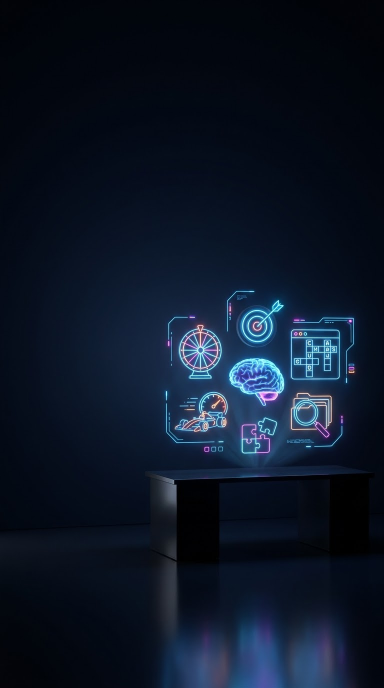
#> input picture assets/onboarding/games.jpg, 768 x 1376 px, given in place of veil-1.png, which was not available (shown at 1/2 size)
$ python finish.py ../../assets/onboarding/games.jpg
#> lines starting #> are read from the running program, lines starting #| are printed output that depends on the picture; pictures that were not available may be replaced by others from this repository, and a replacement may not be noted
# Finishes the start-flow bake (see src/features/start/baked.ts). Run from the repo root after:
#   CHROME=<chromium> node scripts/bake-start-art/bake-sky.mjs <tmp> 720 1560
#   CHROME=<chromium> node scripts/bake-start-art/bake-halo.mjs assets/motion/mednova-wordmark.json <tmp>/halo-raw.png
#   python3 scripts/bake-start-art/finish.py <tmp>
# (the .mjs files import Playwright from /opt/node-tools; point them at any Playwright install.)
# Veils and halo keep only Chromium's alpha over their one exact colour; the slide 3 photo gets Scene's 'top' fade
# (26 * 1.4 design px over the photo's drawn height at the 282 px design width) in its alpha, lossless.
import base64, json, shutil, sys
import numpy as np
from PIL import Image

tmp = sys.argv[1]
out = 'assets/onboarding/baked'
shutil.copy(f'{tmp}/sky.png', f'{out}/sky.png')
def recolour(src, dst, rgb):
#> called with dst = 'assets/onboarding/baked/veil-1.png', rgb = (7, 10, 28)
    a = Image.open(src).convert('RGBA').getchannel('A')
#> a: PIL image 768x1376 L; every value is 255
    o = Image.new('RGBA', a.size, rgb + (0,)); o.putalpha(a); o.save(dst, optimize=True)
#> after `o.putalpha(a)`:
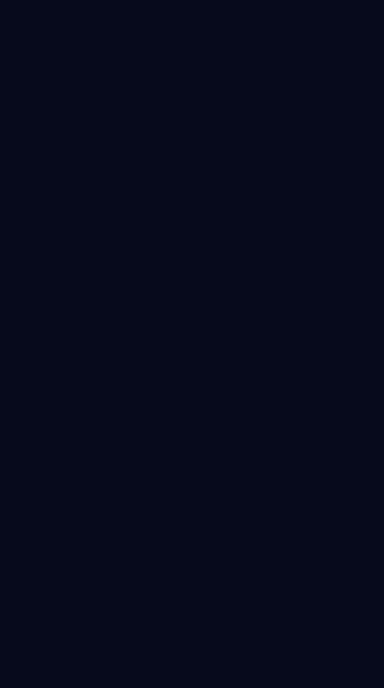
#> o: PIL image 768x1376 RGBA (shown at 1/2 size); mean R, G, B, A 7, 10, 28, 255
for i in (1, 2, 3):
    recolour(f'{tmp}/veil-{i}.png', f'{out}/veil-{i}.png', (7, 10, 28))
im = Image.open('assets/onboarding/nova-community.jpg').convert('RGB')
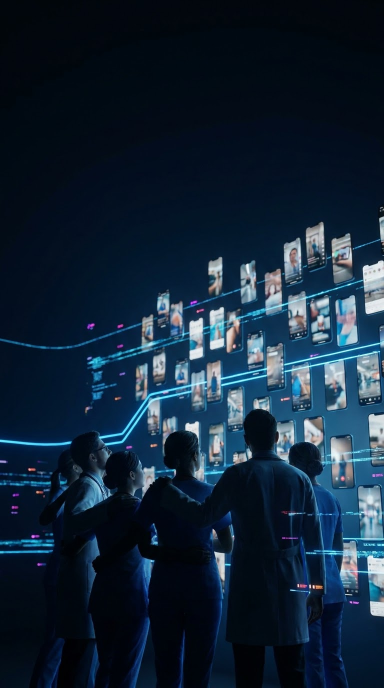
#> input picture assets/onboarding/nova-community.jpg, 768 x 1376 px, found by its file name (shown at 1/2 size)
#> im is the input picture: PIL image 768x1376 RGB; mean R, G, B 18.9, 37, 54.9
W, H = im.size
#> W = 768; H = 1376
fade = 26 * 1.4 / (1.18 * (282 - 36) * (1376 / 768)) * H
#> fade = 96.3
A = np.round(np.clip((np.arange(H) + 0.5) / fade, 0, 1) * 255).astype('uint8')[:, None].repeat(W, 1)
Image.fromarray(np.dstack([np.asarray(im), A]), 'RGBA').save(f'{out}/nova-community-fade.webp', lossless=True, quality=100, method=6)
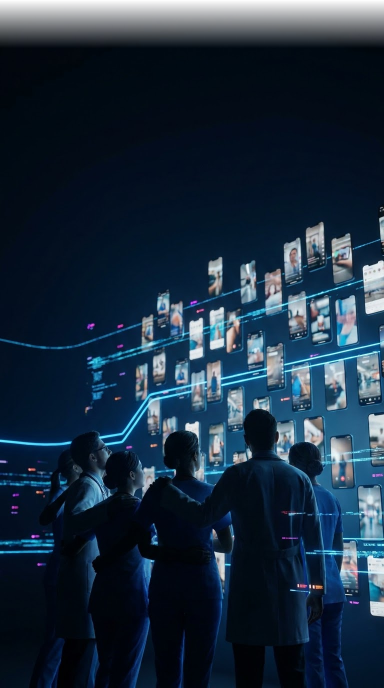
#> saved as nova-community-fade.webp: PIL image 768x1376 RGBA (shown at 1/2 size); mean R, G, B, A 18.9, 37, 54.9, 246.1; transparent parts drawn white
recolour(f'{tmp}/halo-raw.png', f'{tmp}/halo.png', (159, 230, 255))
#> (the run stopped early here; a loop or call above may not have finished)
